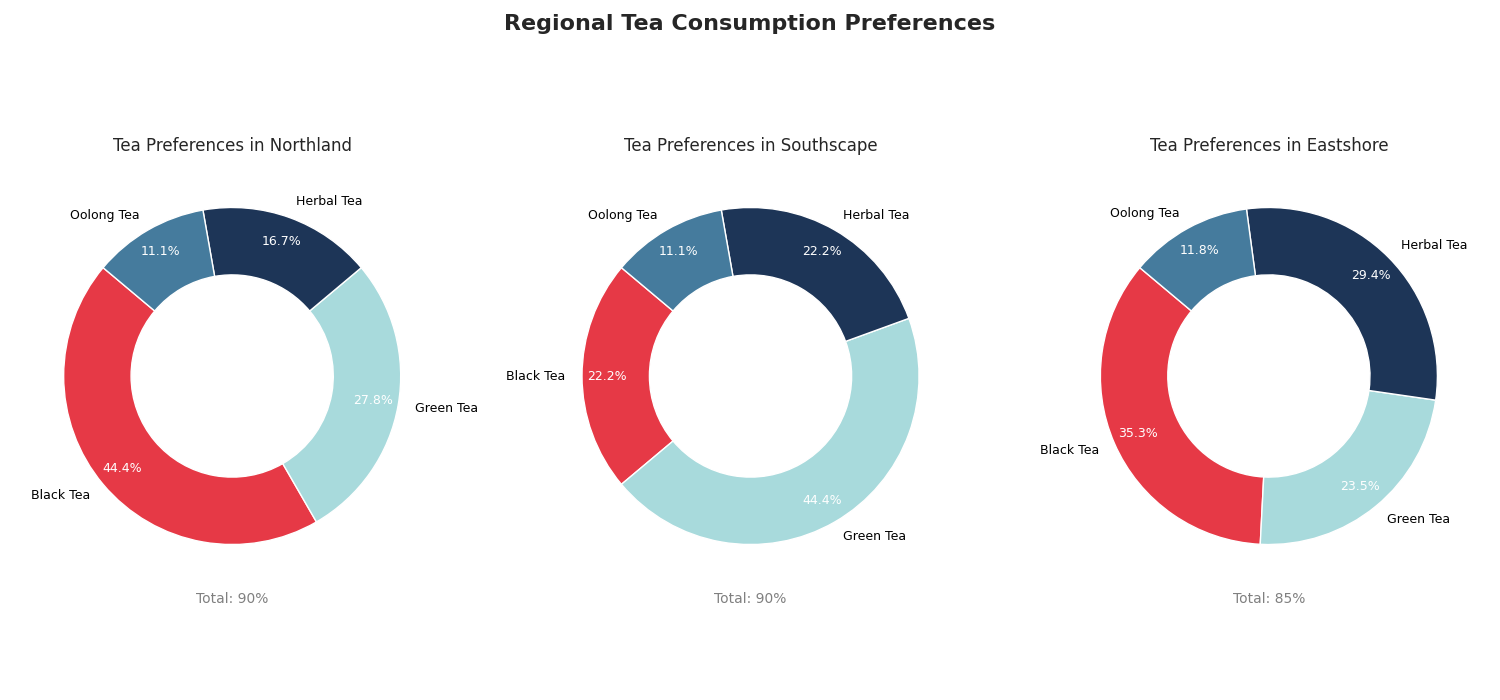

Write the Python code that produced this figure.
import matplotlib.pyplot as plt
import numpy as np

regions = ["Northland", "Southscape", "Eastshore"]
tea_types = ["Black Tea", "Green Tea", "Herbal Tea", "Oolong Tea"]
northland_consumption = [40, 25, 15, 10]
southscape_consumption = [20, 40, 20, 10]
eastshore_consumption = [30, 20, 25, 10]

consumption_data = [northland_consumption, southscape_consumption, eastshore_consumption]

colors = ['#e63946', '#a8dadc', '#1d3557', '#457b9d']

fig, ax = plt.subplots(1, 3, figsize=(15, 7), subplot_kw=dict(aspect="equal"))

for i, data in enumerate(consumption_data):
    wedges, texts, autotexts = ax[i].pie(
        data, colors=colors, wedgeprops=dict(width=0.4, edgecolor='w'), startangle=140,
        labels=tea_types, autopct='%1.1f%%', pctdistance=0.85, textprops=dict(color="w", fontsize=9)
    )
    for text in texts:
        text.set_color('black')
    ax[i].set_title(f'Tea Preferences in {regions[i]}', fontsize=12, pad=10)
    ax[i].set_xlabel(f'Total: {sum(data)}%', fontsize=10, color='gray')

plt.suptitle("Regional Tea Consumption Preferences", fontsize=16, fontweight='bold', y=0.98)

plt.tight_layout(rect=[0, 0.03, 1, 0.95])

plt.show()
